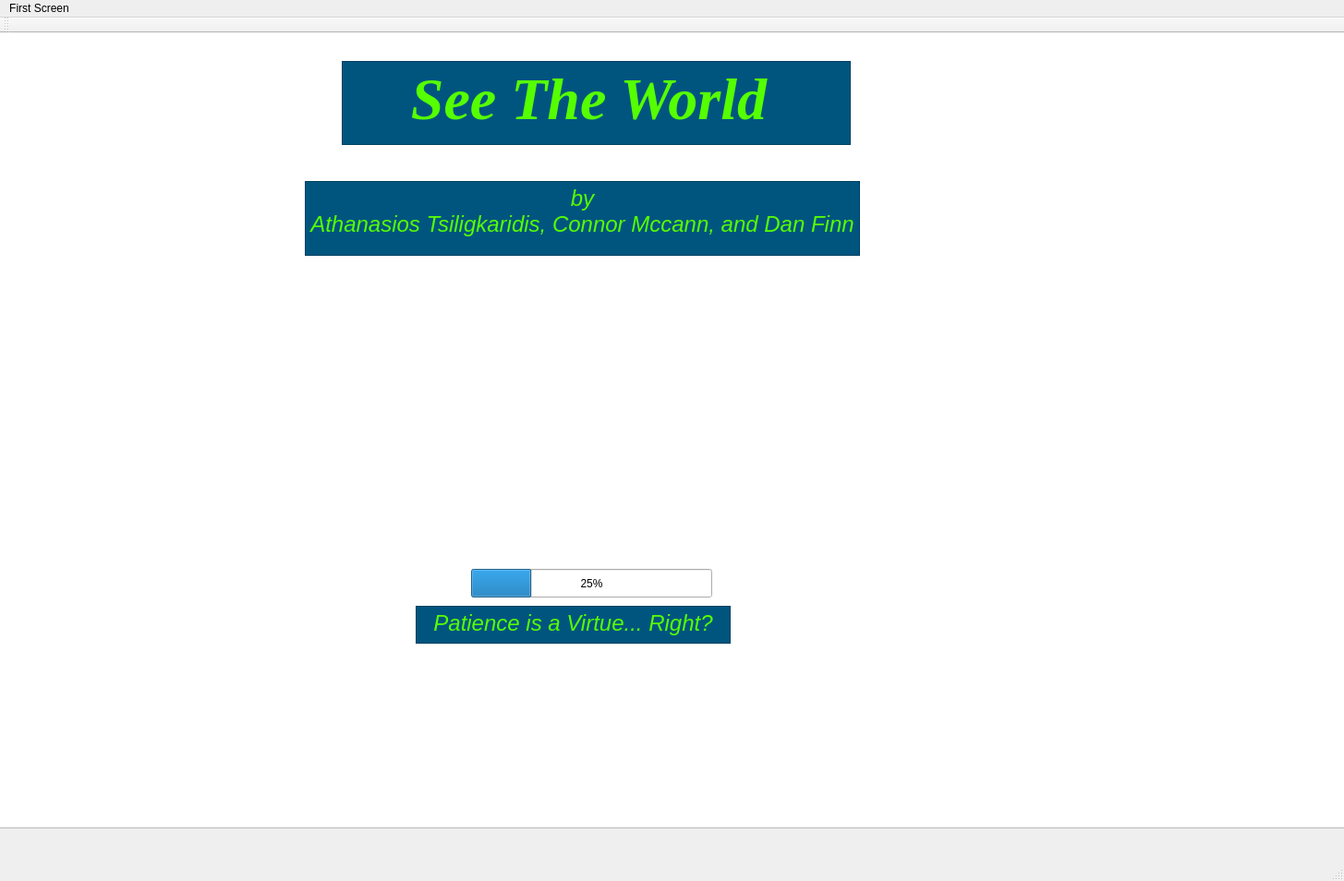
<?xml version="1.0" encoding="UTF-8"?>
<ui version="4.0">
 <class>MainWindow</class>
 <widget class="QMainWindow" name="MainWindow">
  <property name="geometry">
   <rect>
    <x>0</x>
    <y>0</y>
    <width>1455</width>
    <height>954</height>
   </rect>
  </property>
  <property name="windowTitle">
   <string>MainWindow</string>
  </property>
  <widget class="QWidget" name="centralWidget">
   <widget class="QTextEdit" name="textEdit">
    <property name="geometry">
     <rect>
      <x>370</x>
      <y>30</y>
      <width>551</width>
      <height>91</height>
     </rect>
    </property>
    <property name="palette">
     <palette>
      <active>
       <colorrole role="WindowText">
        <brush brushstyle="SolidPattern">
         <color alpha="255">
          <red>0</red>
          <green>0</green>
          <blue>0</blue>
         </color>
        </brush>
       </colorrole>
       <colorrole role="Button">
        <brush brushstyle="SolidPattern">
         <color alpha="255">
          <red>0</red>
          <green>85</green>
          <blue>127</blue>
         </color>
        </brush>
       </colorrole>
       <colorrole role="Light">
        <brush brushstyle="SolidPattern">
         <color alpha="255">
          <red>255</red>
          <green>255</green>
          <blue>255</blue>
         </color>
        </brush>
       </colorrole>
       <colorrole role="Midlight">
        <brush brushstyle="SolidPattern">
         <color alpha="255">
          <red>255</red>
          <green>255</green>
          <blue>255</blue>
         </color>
        </brush>
       </colorrole>
       <colorrole role="Dark">
        <brush brushstyle="SolidPattern">
         <color alpha="255">
          <red>127</red>
          <green>127</green>
          <blue>127</blue>
         </color>
        </brush>
       </colorrole>
       <colorrole role="Mid">
        <brush brushstyle="SolidPattern">
         <color alpha="255">
          <red>170</red>
          <green>170</green>
          <blue>170</blue>
         </color>
        </brush>
       </colorrole>
       <colorrole role="Text">
        <brush brushstyle="SolidPattern">
         <color alpha="255">
          <red>0</red>
          <green>0</green>
          <blue>0</blue>
         </color>
        </brush>
       </colorrole>
       <colorrole role="BrightText">
        <brush brushstyle="SolidPattern">
         <color alpha="255">
          <red>255</red>
          <green>255</green>
          <blue>255</blue>
         </color>
        </brush>
       </colorrole>
       <colorrole role="ButtonText">
        <brush brushstyle="SolidPattern">
         <color alpha="255">
          <red>0</red>
          <green>0</green>
          <blue>0</blue>
         </color>
        </brush>
       </colorrole>
       <colorrole role="Base">
        <brush brushstyle="SolidPattern">
         <color alpha="255">
          <red>0</red>
          <green>85</green>
          <blue>127</blue>
         </color>
        </brush>
       </colorrole>
       <colorrole role="Window">
        <brush brushstyle="SolidPattern">
         <color alpha="255">
          <red>0</red>
          <green>85</green>
          <blue>127</blue>
         </color>
        </brush>
       </colorrole>
       <colorrole role="Shadow">
        <brush brushstyle="SolidPattern">
         <color alpha="255">
          <red>0</red>
          <green>0</green>
          <blue>0</blue>
         </color>
        </brush>
       </colorrole>
       <colorrole role="AlternateBase">
        <brush brushstyle="SolidPattern">
         <color alpha="255">
          <red>255</red>
          <green>255</green>
          <blue>255</blue>
         </color>
        </brush>
       </colorrole>
       <colorrole role="ToolTipBase">
        <brush brushstyle="SolidPattern">
         <color alpha="255">
          <red>255</red>
          <green>255</green>
          <blue>220</blue>
         </color>
        </brush>
       </colorrole>
       <colorrole role="ToolTipText">
        <brush brushstyle="SolidPattern">
         <color alpha="255">
          <red>0</red>
          <green>0</green>
          <blue>0</blue>
         </color>
        </brush>
       </colorrole>
      </active>
      <inactive>
       <colorrole role="WindowText">
        <brush brushstyle="SolidPattern">
         <color alpha="255">
          <red>0</red>
          <green>0</green>
          <blue>0</blue>
         </color>
        </brush>
       </colorrole>
       <colorrole role="Button">
        <brush brushstyle="SolidPattern">
         <color alpha="255">
          <red>0</red>
          <green>85</green>
          <blue>127</blue>
         </color>
        </brush>
       </colorrole>
       <colorrole role="Light">
        <brush brushstyle="SolidPattern">
         <color alpha="255">
          <red>255</red>
          <green>255</green>
          <blue>255</blue>
         </color>
        </brush>
       </colorrole>
       <colorrole role="Midlight">
        <brush brushstyle="SolidPattern">
         <color alpha="255">
          <red>255</red>
          <green>255</green>
          <blue>255</blue>
         </color>
        </brush>
       </colorrole>
       <colorrole role="Dark">
        <brush brushstyle="SolidPattern">
         <color alpha="255">
          <red>127</red>
          <green>127</green>
          <blue>127</blue>
         </color>
        </brush>
       </colorrole>
       <colorrole role="Mid">
        <brush brushstyle="SolidPattern">
         <color alpha="255">
          <red>170</red>
          <green>170</green>
          <blue>170</blue>
         </color>
        </brush>
       </colorrole>
       <colorrole role="Text">
        <brush brushstyle="SolidPattern">
         <color alpha="255">
          <red>0</red>
          <green>0</green>
          <blue>0</blue>
         </color>
        </brush>
       </colorrole>
       <colorrole role="BrightText">
        <brush brushstyle="SolidPattern">
         <color alpha="255">
          <red>255</red>
          <green>255</green>
          <blue>255</blue>
         </color>
        </brush>
       </colorrole>
       <colorrole role="ButtonText">
        <brush brushstyle="SolidPattern">
         <color alpha="255">
          <red>0</red>
          <green>0</green>
          <blue>0</blue>
         </color>
        </brush>
       </colorrole>
       <colorrole role="Base">
        <brush brushstyle="SolidPattern">
         <color alpha="255">
          <red>0</red>
          <green>85</green>
          <blue>127</blue>
         </color>
        </brush>
       </colorrole>
       <colorrole role="Window">
        <brush brushstyle="SolidPattern">
         <color alpha="255">
          <red>0</red>
          <green>85</green>
          <blue>127</blue>
         </color>
        </brush>
       </colorrole>
       <colorrole role="Shadow">
        <brush brushstyle="SolidPattern">
         <color alpha="255">
          <red>0</red>
          <green>0</green>
          <blue>0</blue>
         </color>
        </brush>
       </colorrole>
       <colorrole role="AlternateBase">
        <brush brushstyle="SolidPattern">
         <color alpha="255">
          <red>255</red>
          <green>255</green>
          <blue>255</blue>
         </color>
        </brush>
       </colorrole>
       <colorrole role="ToolTipBase">
        <brush brushstyle="SolidPattern">
         <color alpha="255">
          <red>255</red>
          <green>255</green>
          <blue>220</blue>
         </color>
        </brush>
       </colorrole>
       <colorrole role="ToolTipText">
        <brush brushstyle="SolidPattern">
         <color alpha="255">
          <red>0</red>
          <green>0</green>
          <blue>0</blue>
         </color>
        </brush>
       </colorrole>
      </inactive>
      <disabled>
       <colorrole role="WindowText">
        <brush brushstyle="SolidPattern">
         <color alpha="255">
          <red>127</red>
          <green>127</green>
          <blue>127</blue>
         </color>
        </brush>
       </colorrole>
       <colorrole role="Button">
        <brush brushstyle="SolidPattern">
         <color alpha="255">
          <red>0</red>
          <green>85</green>
          <blue>127</blue>
         </color>
        </brush>
       </colorrole>
       <colorrole role="Light">
        <brush brushstyle="SolidPattern">
         <color alpha="255">
          <red>255</red>
          <green>255</green>
          <blue>255</blue>
         </color>
        </brush>
       </colorrole>
       <colorrole role="Midlight">
        <brush brushstyle="SolidPattern">
         <color alpha="255">
          <red>255</red>
          <green>255</green>
          <blue>255</blue>
         </color>
        </brush>
       </colorrole>
       <colorrole role="Dark">
        <brush brushstyle="SolidPattern">
         <color alpha="255">
          <red>127</red>
          <green>127</green>
          <blue>127</blue>
         </color>
        </brush>
       </colorrole>
       <colorrole role="Mid">
        <brush brushstyle="SolidPattern">
         <color alpha="255">
          <red>170</red>
          <green>170</green>
          <blue>170</blue>
         </color>
        </brush>
       </colorrole>
       <colorrole role="Text">
        <brush brushstyle="SolidPattern">
         <color alpha="255">
          <red>127</red>
          <green>127</green>
          <blue>127</blue>
         </color>
        </brush>
       </colorrole>
       <colorrole role="BrightText">
        <brush brushstyle="SolidPattern">
         <color alpha="255">
          <red>255</red>
          <green>255</green>
          <blue>255</blue>
         </color>
        </brush>
       </colorrole>
       <colorrole role="ButtonText">
        <brush brushstyle="SolidPattern">
         <color alpha="255">
          <red>127</red>
          <green>127</green>
          <blue>127</blue>
         </color>
        </brush>
       </colorrole>
       <colorrole role="Base">
        <brush brushstyle="SolidPattern">
         <color alpha="255">
          <red>0</red>
          <green>85</green>
          <blue>127</blue>
         </color>
        </brush>
       </colorrole>
       <colorrole role="Window">
        <brush brushstyle="SolidPattern">
         <color alpha="255">
          <red>0</red>
          <green>85</green>
          <blue>127</blue>
         </color>
        </brush>
       </colorrole>
       <colorrole role="Shadow">
        <brush brushstyle="SolidPattern">
         <color alpha="255">
          <red>0</red>
          <green>0</green>
          <blue>0</blue>
         </color>
        </brush>
       </colorrole>
       <colorrole role="AlternateBase">
        <brush brushstyle="SolidPattern">
         <color alpha="255">
          <red>255</red>
          <green>255</green>
          <blue>255</blue>
         </color>
        </brush>
       </colorrole>
       <colorrole role="ToolTipBase">
        <brush brushstyle="SolidPattern">
         <color alpha="255">
          <red>255</red>
          <green>255</green>
          <blue>220</blue>
         </color>
        </brush>
       </colorrole>
       <colorrole role="ToolTipText">
        <brush brushstyle="SolidPattern">
         <color alpha="255">
          <red>0</red>
          <green>0</green>
          <blue>0</blue>
         </color>
        </brush>
       </colorrole>
      </disabled>
     </palette>
    </property>
    <property name="font">
     <font>
      <family>Times New Roman</family>
     </font>
    </property>
    <property name="mouseTracking">
     <bool>false</bool>
    </property>
    <property name="styleSheet">
     <string notr="true">
background-color: rgb(0, 85, 127);
border-color: rgb(0, 255, 255);</string>
    </property>
    <property name="html">
     <string>&lt;!DOCTYPE HTML PUBLIC &quot;-//W3C//DTD HTML 4.0//EN&quot; &quot;http://www.w3.org/TR/REC-html40/strict.dtd&quot;&gt;
&lt;html&gt;&lt;head&gt;&lt;meta name=&quot;qrichtext&quot; content=&quot;1&quot; /&gt;&lt;style type=&quot;text/css&quot;&gt;
p, li { white-space: pre-wrap; }
&lt;/style&gt;&lt;/head&gt;&lt;body style=&quot; font-family:'Times New Roman'; font-size:8.25pt; font-weight:400; font-style:normal;&quot;&gt;
&lt;p align=&quot;center&quot; style=&quot; margin-top:0px; margin-bottom:0px; margin-left:0px; margin-right:0px; -qt-block-indent:0; text-indent:0px;&quot;&gt;&lt;span style=&quot; font-size:48pt; font-weight:600; font-style:italic; color:#55ff00;&quot;&gt;See The World &lt;/span&gt;&lt;/p&gt;&lt;/body&gt;&lt;/html&gt;</string>
    </property>
   </widget>
   <widget class="QTextEdit" name="textEdit_3">
    <property name="geometry">
     <rect>
      <x>330</x>
      <y>160</y>
      <width>601</width>
      <height>81</height>
     </rect>
    </property>
    <property name="styleSheet">
     <string notr="true">background-color: rgb(0, 85, 127);</string>
    </property>
    <property name="html">
     <string>&lt;!DOCTYPE HTML PUBLIC &quot;-//W3C//DTD HTML 4.0//EN&quot; &quot;http://www.w3.org/TR/REC-html40/strict.dtd&quot;&gt;
&lt;html&gt;&lt;head&gt;&lt;meta name=&quot;qrichtext&quot; content=&quot;1&quot; /&gt;&lt;style type=&quot;text/css&quot;&gt;
p, li { white-space: pre-wrap; }
&lt;/style&gt;&lt;/head&gt;&lt;body style=&quot; font-family:'MS Shell Dlg 2'; font-size:8.25pt; font-weight:400; font-style:normal;&quot;&gt;
&lt;p align=&quot;center&quot; style=&quot; margin-top:0px; margin-bottom:0px; margin-left:0px; margin-right:0px; -qt-block-indent:0; text-indent:0px;&quot;&gt;&lt;span style=&quot; font-size:18pt; font-style:italic; color:#55ff00;&quot;&gt;by&lt;/span&gt;&lt;/p&gt;
&lt;p align=&quot;center&quot; style=&quot; margin-top:0px; margin-bottom:0px; margin-left:0px; margin-right:0px; -qt-block-indent:0; text-indent:0px;&quot;&gt;&lt;span style=&quot; font-size:18pt; font-style:italic; color:#55ff00;&quot;&gt;Athanasios Tsiligkaridis, Connor Mccann, and Dan Finn&lt;/span&gt;&lt;/p&gt;&lt;/body&gt;&lt;/html&gt;</string>
    </property>
   </widget>
   <widget class="QProgressBar" name="progressBar">
    <property name="geometry">
     <rect>
      <x>510</x>
      <y>580</y>
      <width>261</width>
      <height>31</height>
     </rect>
    </property>
    <property name="value">
     <number>25</number>
    </property>
   </widget>
   <widget class="QTextEdit" name="textEdit_5">
    <property name="geometry">
     <rect>
      <x>-290</x>
      <y>-160</y>
      <width>1951</width>
      <height>1021</height>
     </rect>
    </property>
    <property name="styleSheet">
     <string notr="true">background-image: url(:/new/prefix1/TheWorld.jpg);</string>
    </property>
   </widget>
   <widget class="QTextEdit" name="textEdit_6">
    <property name="geometry">
     <rect>
      <x>450</x>
      <y>620</y>
      <width>341</width>
      <height>41</height>
     </rect>
    </property>
    <property name="styleSheet">
     <string notr="true">background-color: rgb(0, 85, 127);</string>
    </property>
    <property name="html">
     <string>&lt;!DOCTYPE HTML PUBLIC &quot;-//W3C//DTD HTML 4.0//EN&quot; &quot;http://www.w3.org/TR/REC-html40/strict.dtd&quot;&gt;
&lt;html&gt;&lt;head&gt;&lt;meta name=&quot;qrichtext&quot; content=&quot;1&quot; /&gt;&lt;style type=&quot;text/css&quot;&gt;
p, li { white-space: pre-wrap; }
&lt;/style&gt;&lt;/head&gt;&lt;body style=&quot; font-family:'MS Shell Dlg 2'; font-size:8.25pt; font-weight:400; font-style:normal;&quot;&gt;
&lt;p align=&quot;center&quot; style=&quot; margin-top:0px; margin-bottom:0px; margin-left:0px; margin-right:0px; -qt-block-indent:0; text-indent:0px;&quot;&gt;&lt;span style=&quot; font-size:18pt; font-style:italic; color:#55ff00;&quot;&gt;Patience is a Virtue... Right?&lt;/span&gt;&lt;/p&gt;&lt;/body&gt;&lt;/html&gt;</string>
    </property>
   </widget>
   <zorder>textEdit_5</zorder>
   <zorder>textEdit</zorder>
   <zorder>textEdit_3</zorder>
   <zorder>progressBar</zorder>
   <zorder>textEdit_6</zorder>
  </widget>
  <widget class="QMenuBar" name="menuBar">
   <property name="geometry">
    <rect>
     <x>0</x>
     <y>0</y>
     <width>1455</width>
     <height>21</height>
    </rect>
   </property>
   <widget class="QMenu" name="menuFirst_Screen">
    <property name="title">
     <string>First Screen</string>
    </property>
   </widget>
   <addaction name="menuFirst_Screen"/>
  </widget>
  <widget class="QToolBar" name="mainToolBar">
   <attribute name="toolBarArea">
    <enum>TopToolBarArea</enum>
   </attribute>
   <attribute name="toolBarBreak">
    <bool>false</bool>
   </attribute>
  </widget>
  <widget class="QStatusBar" name="statusBar"/>
 </widget>
 <layoutdefault spacing="6" margin="11"/>
 <resources/>
 <connections/>
</ui>
